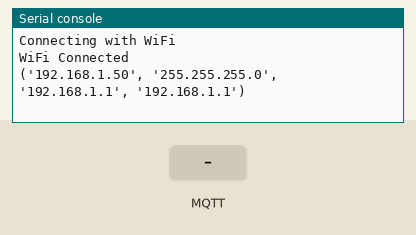
This program was run on a simulated ESP8266 board running MicroPython. On the bench: the last lines printed to the serial console. The inputs (shaded band) are chosen by the test bench. WiFi joins after 1.5 s; no MQTT or app messages arrive unless stated.

Above: at 2.8 s.
2.9 s: MQTT message "1" arrives on the first subscribed topic
At 3.4 s:
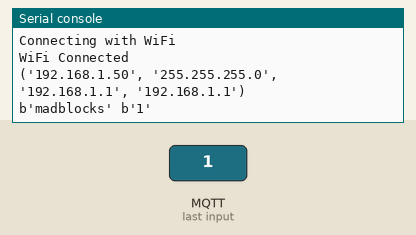
4.4 s: MQTT message "on" arrives on the first subscribed topic
At 5.6 s:
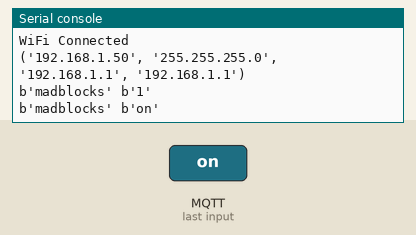
5.9 s: MQTT message "off" arrives on the first subscribed topic
At 6.8 s:
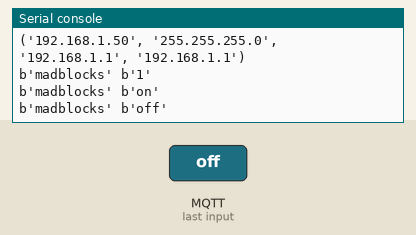

Measured:
- after the input at 2.9 s, the serial console: prints a new line at once (image 1)
- after the input at 4.4 s, the serial console: prints a new line at once (image 2)
- after the input at 5.9 s, the serial console: prints a new line at once (image 3)

The program:

mqtt_sub.py
```python
from machine import *
from network import *
from umqtt.simple import *

ssid="Madhu P"
password="Madhu23!"
madblocks_broker="YOUR BROKER"
madblocks_broker_port=1883

def connect_wifi():
  print ('Connecting with WiFi')
  station=WLAN(STA_IF)
  if(station.isconnected()==True):
    print ('WiFi Connected')
    print (station.ifconfig())
  station.active(True)
  station.connect(ssid,password)
  while station.isconnected()==False:
    pass
  print ('WiFi Connected')
  print (station.ifconfig())

def notification(topic,msg):
  print (topic,msg)

connect_wifi()
client=MQTTClient("madpiot",madblocks_broker)
client.set_callback(notification)
client.connect()
client.subscribe("madblocks")

while True:
  client.check_msg()
```
